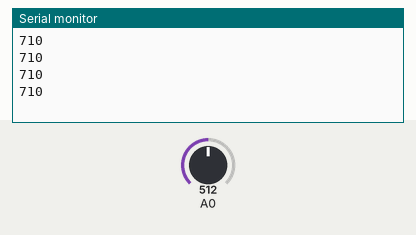
Simulated run of this sketch. Board: Arduino Uno, built with avr-gcc and run on an emulated ATmega328P. Parts: the last lines printed to the serial monitor. The inputs (shaded band) are chosen by the test bench; at power-on: A0 = 512.

Above: at 1.2 s.
1.3 s: A0 set to 716
At 1.68 s:
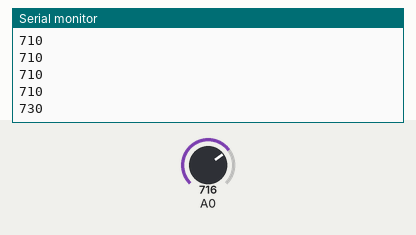
2.8 s: A0 set to 900
At 2.93 s:
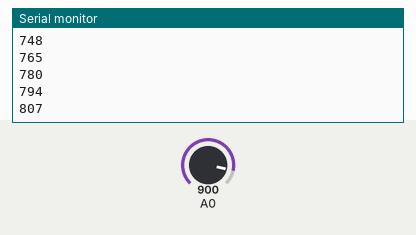
Timing chart, 0 to 5.8 s (numbered marks = the images above; inputs shaded):
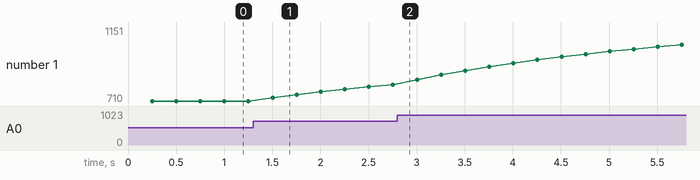

The sketch:

batterycheck.ino
```cpp
int battery_voltage = 0;


void setup() {
	// put your setup code here, to run once:

	Serial.begin(57600);

	battery_voltage = (analogRead(0) + 65) * 1.2317;

}

void loop() {
	// put your main code here, to run repeatedly:

	delay(250);

	battery_voltage = battery_voltage * 0.92 + (analogRead(0) + 65) * 0.09853;

	Serial.println(battery_voltage);
}
```

Measured:
- after the input at 1.3 s, the serial monitor: prints a new line after 0.20 s (image 1)
- plotted number 1: 710 → 807 after the input at 1.3 s, 807 → 1151 after the input at 2.8 s
